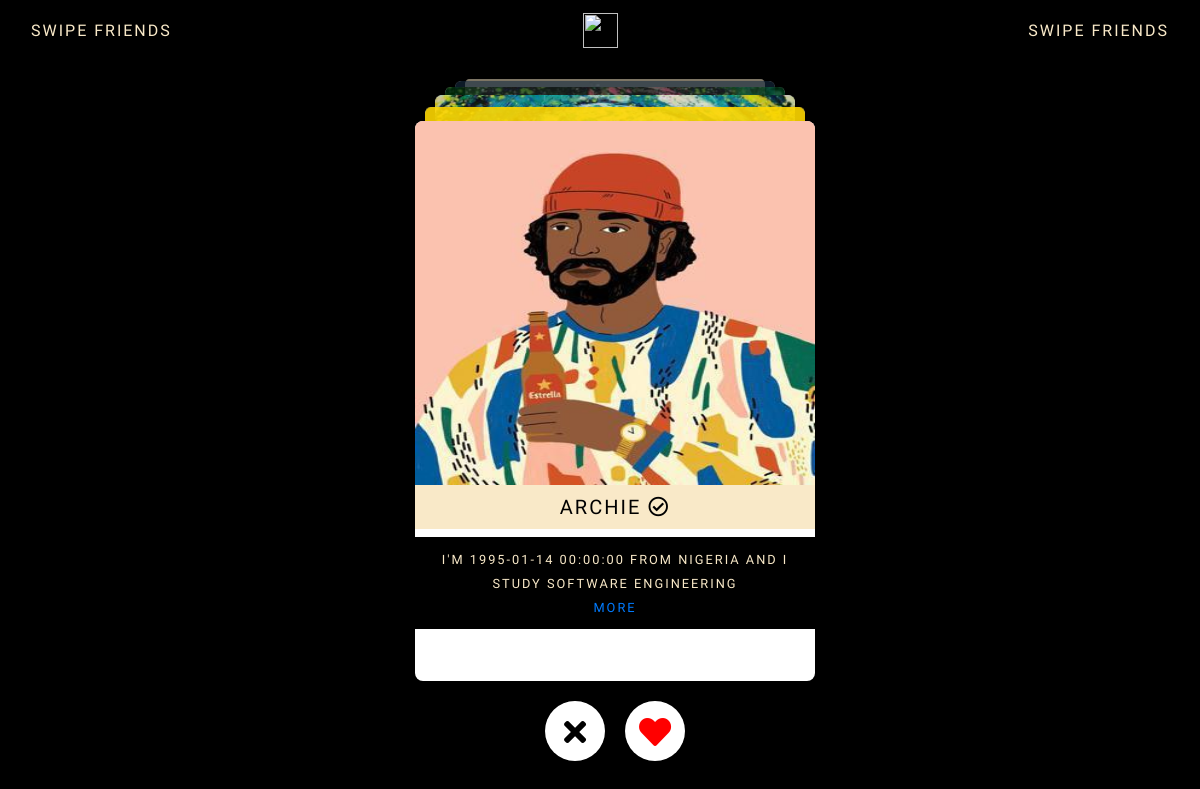
/swipe (signed in), run on the app's committed database.
### bambiv3/models.py (models this page shows, shortened)
class User(db.Model, UserMixin):
	id = db.Column(db.Integer, primary_key=True)
	username = db.Column(db.String(20), unique=True, nullable=False)
	email = db.Column(db.String(120), unique=True, nullable=False)
	image_file = db.Column(db.String(20), nullable=False, default='default.jpg')
	password = db.Column(db.String(60), nullable=False)
	last_seen = db.Column(db.DateTime, default=datetime.utcnow)
	date_joined = db.Column(db.DateTime, nullable=False, default=datetime.utcnow)
	department = db.Column(db.String(20), nullable=False)
	student_number = db.Column(db.Integer(), unique=True, nullable=False)
	age = db.Column(db.DateTime, nullable=False)
	gender = db.Column(db.String(20), nullable=False)
	country = db.Column(db.String(20), nullable=False)
	hobby = db.Column(db.String(20), nullable=False)
	bio = db.Column(db.String(120), nullable=True)
	private = db.Column(db.Boolean, default=False, nullable=False)
	single = db.Column(db.Boolean, default=False, nullable=False)
	snapchat = db.Column(db.String(20),default=False, nullable=False)
	instagram = db.Column(db.String(20),default=False, nullable=False)
	posts = db.relationship('Post', backref='author', lazy=True)
	products = db.relationship('Product', backref='author', lazy=True)
	comments = db.relationship("Comment", backref="author", lazy="dynamic", cascade="all, delete-orphan")
	followed = db.relationship(
		'User', secondary=followers,
		primaryjoin=(followers.c.follower_id == id),
		secondaryjoin=(followers.c.followed_id == id),
		backref=db.backref('followers', lazy='dynamic'), lazy='dynamic')
	messages_sent = db.relationship('Message',
									foreign_keys='Message.sender_id',
									backref='author', lazy='dynamic')
	messages_received = db.relationship('Message',
										foreign_keys='Message.recipient_id',
										backref='recipient', lazy='dynamic')
	last_message_read_time = db.Column(db.DateTime)
	def is_following(self, user):
		return self.followed.filter(followers.c.followed_id == user.id).count() > 0

### bambiv3/routes.py (the view)
@app.route('/swipe')
def swipe():
	users = User.query.all()
	return render_template('swipe.html', users=users)

### bambiv3/models.py (called while the page is built)
@login_manager.user_loader
def load_user(user_id):
	return User.query.get(int(user_id))

### bambiv3/routes.py (called while the page is built)
@app.before_request
def before_request():
	if current_user.is_authenticated:
		current_user.last_seen = datetime.utcnow()
		db.session.commit()

### bambiv3/templates/swipe.html (shortened to what this page needs)
<!DOCTYPE html>
<html lang="en" >
<head>
    <link rel="stylesheet" href="https://cdnjs.cloudflare.com/ajax/libs/normalize/5.0.0/normalize.min.css">
    <link rel="stylesheet" href="https://stackpath.bootstrapcdn.com/bootstrap/4.1.3/css/bootstrap.min.css">
  <link rel='stylesheet' href='https://maxcdn.bootstrapcdn.com/font-awesome/4.7.0/css/font-awesome.min.css'>
  <link rel="stylesheet" href="https://use.fontawesome.com/releases/v5.4.2/css/all.css">
</head>
<body>
<div class="container-fluid">
  <nav class="navbar navbar-expand-md navbar-dark ">
    <div class="navbar-collapse collapse w-100 order-1 order-md-0 dual-collapse2 d-none d-lg-block">
        <ul class="navbar-nav mr-auto">
            <li>
              <span class="logo" title="Here you can Swipe New Friends who share things in common with you">SWIPE FRIENDS</span>
            </li>
        </ul>
    </div>
    <div class="mx-auto order-0">
      <a class="navbar-brand mx-auto" href="{{ url_for('home') }}">
        <img src="https://image.flaticon.com/icons/svg/408/408710.svg" width="35" height="35" class="d-inline-block align-top" alt="">
      </a>
    </div>
    <div class="navbar-collapse collapse w-100 order-3 dual-collapse2 settings d-none d-lg-block">
        <ul class="navbar-nav ml-auto">
            <li class="nav-item">
                <span class="logo" title="Here you can Swipe New Friends who share things in common with you">SWIPE FRIENDS</span>
            </li>
        </ul>
    </div>
</nav>
<div class="tinder">
  <div class="tinder--cards">
    {% for user in users if user != current_user and not current_user.is_following(user) %}
    <div class="tinder--card">
      <img src="{{ url_for('static', filename='profile_pics/' + user.image_file) }}" style="width: 100%" height="70%">
      <h5>{{user.username}} <i class="far fa-check-circle"></i></h5>
      <div class="info">
      <small>I'm {{user.age}} from {{user.country}} and I study {{user.department}}</small> <br>
      <small title="View {{user.username}}'s Profile and Posts"><a href="{{url_for('user_posts', username=user.username)}}" target="_blank">MORE</a></small>
      </div>
    </div>
    {% endfor %}
    <div class="tinder--card">
      <h5></h5>
      <div class="info">
      <small>Thats enough friends for today {{current_user.username}}. Why don't you tell your friends to sign up for Bambi instead!.</small>
    </div>
    </div>
  </div>
  <div class="tinder--buttons">
    <button id="nope"><i class="fa fa-remove"></i></button>
    <button id="love"><i class="fa fa-heart"></i></button>
  </div>
</div>
</div>
</body>
</html>

### bambiv3/templates/swipe.html (style rules this page uses)
*, *:before, *:after { box-sizing: border-box; padding: 0; margin: 0; }
body { background: #000; overflow: hidden; }
.tinder { width: 100vw; height: 90vh; overflow: hidden; display: flex; flex-direction: column; position: relative; opacity: 0; transition: opacity 0.1s ease-in-out; }
.loaded.tinder { opacity: 1; }
.tinder--cards { flex-grow: 1; padding-top: 40px; text-align: center; display: flex; justify-content: center; align-items: flex-end; z-index: 1; }
.tinder--card { display: inline-block; width: 90vw; max-width: 400px; height: 70vh; background: #FFFFFF; padding-bottom: 40px; border-radius: 8px; overflow: hidden; position: absolute; will-change: transform; transition: all 0.3s ease-in-out; cursor: -webkit-grab; cursor: grab; }
.tinder--card img { max-width: 100%; pointer-events: none; }
.tinder--buttons { flex: 0 0 100px; text-align: center; padding-top: 20px; }
.tinder--buttons button { border-radius: 50%; line-height: 60px; width: 60px; border: 0; background: #FFFFFF; display: inline-block; margin: 0 8px; }
.tinder--buttons i { font-size: 32px; vertical-align: middle; }
.fa-heart { color: red; }
.fa-remove { color: #000; }
* { font-family: 'Comfortaa', cursive; }
.info { padding:10px; text-align:center; text-transform: uppercase; letter-spacing: 2px; color: #F9E9C8; background: #000; }
h5 { background: #F9E9C8; color:#000; padding:10px; text-align:center; text-transform: uppercase; letter-spacing: 2px; }
.logo { color:#F9E9C8; letter-spacing:2px; }

### data on the page
User: image_file (picture), username "ARCHIE", age "1995-01-14 00:00:00", country "NIGERIA", department "SOFTWARE ENGINEERING"
